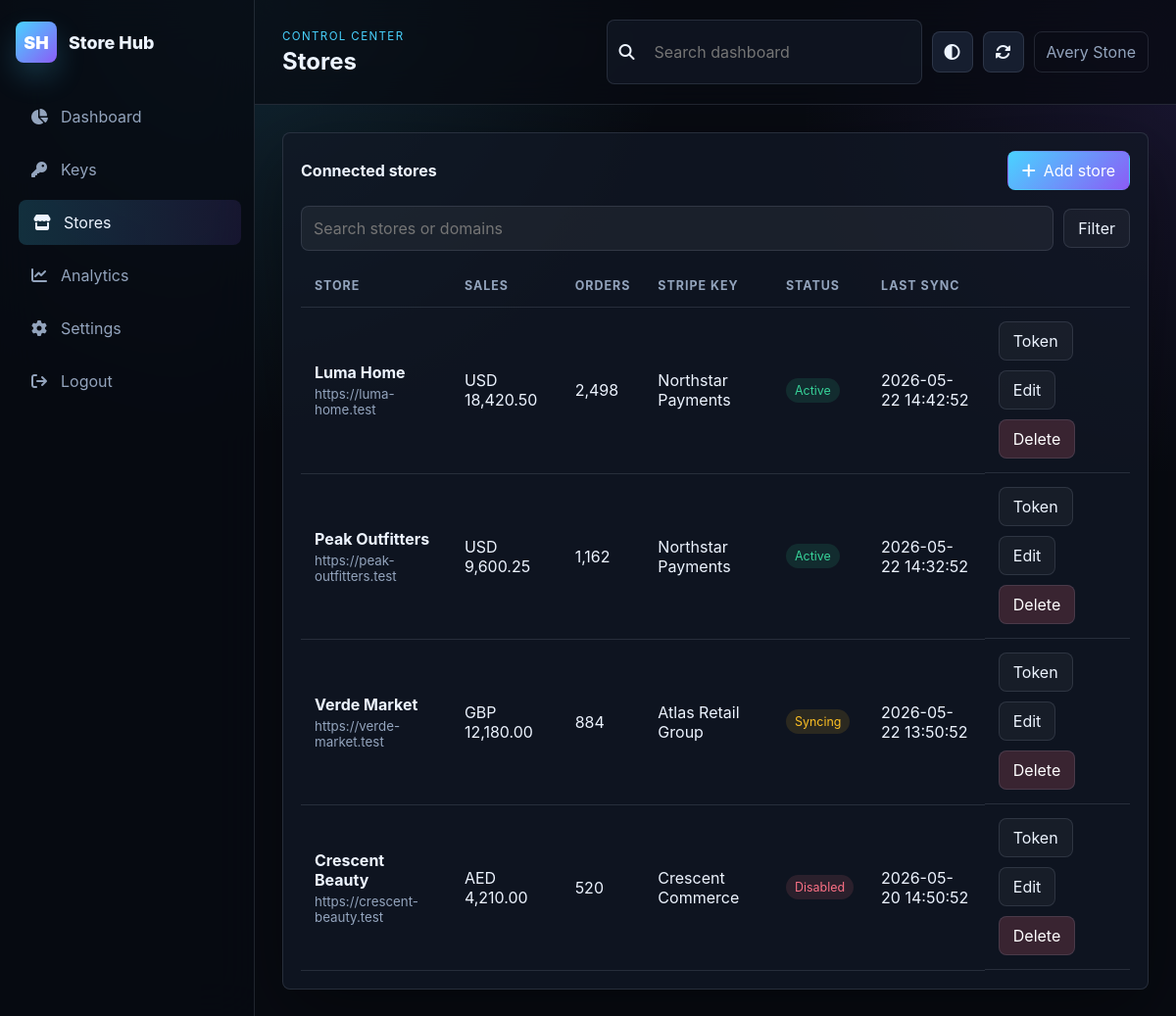
Screenshot of /index.php?page=stores (signed in) with the database file from the repository.
### tables this page shows
CREATE TABLE users (
    id BIGINT UNSIGNED AUTO_INCREMENT PRIMARY KEY,
    name VARCHAR(120) NOT NULL,
    email VARCHAR(190) NOT NULL UNIQUE,
    password_hash VARCHAR(255) NOT NULL,
    role VARCHAR(40) NOT NULL DEFAULT 'admin',
    created_at TIMESTAMP NULL DEFAULT CURRENT_TIMESTAMP
);

CREATE TABLE stores (
    id BIGINT UNSIGNED AUTO_INCREMENT PRIMARY KEY,
    stripe_key_id BIGINT UNSIGNED NULL,
    name VARCHAR(160) NOT NULL,
    domain VARCHAR(190) NOT NULL UNIQUE,
    total_sales DECIMAL(14,2) NOT NULL DEFAULT 0,
    monthly_sales DECIMAL(14,2) NOT NULL DEFAULT 0,
    currency CHAR(3) NOT NULL DEFAULT 'USD',
    order_count INT UNSIGNED NOT NULL DEFAULT 0,
    average_order_value DECIMAL(12,2) NOT NULL DEFAULT 0,
    status ENUM('active','disabled','syncing') NOT NULL DEFAULT 'active',
    last_sync_at DATETIME NULL,
    woocommerce_version VARCHAR(40) NULL,
    wordpress_version VARCHAR(40) NULL,
    created_at TIMESTAMP NULL DEFAULT CURRENT_TIMESTAMP,
    updated_at TIMESTAMP NULL DEFAULT CURRENT_TIMESTAMP,
    CONSTRAINT fk_stores_stripe_key FOREIGN KEY (stripe_key_id) REFERENCES stripe_keys(id) ON DELETE SET NULL,
    INDEX idx_store_status (status)
);

CREATE TABLE stripe_keys (
    id BIGINT UNSIGNED AUTO_INCREMENT PRIMARY KEY,
    company_name VARCHAR(160) NOT NULL,
    email VARCHAR(190) NOT NULL,
    phone VARCHAR(60) NULL,
    country_name VARCHAR(100) NULL,
    country_flag VARCHAR(16) NULL,
    public_key VARCHAR(255) NOT NULL,
    secret_key_encrypted TEXT NOT NULL,
    account_age VARCHAR(80) NULL,
    payout_timing VARCHAR(120) NULL,
    last_payout_date DATE NULL,
    total_processed_volume DECIMAL(14,2) NOT NULL DEFAULT 0,
    status ENUM('active','disabled') NOT NULL DEFAULT 'active',
    created_at TIMESTAMP NULL DEFAULT CURRENT_TIMESTAMP,
    INDEX idx_stripe_status (status),
    INDEX idx_stripe_company (company_name)
);

### app/Core/Support.php (called while the page is built, shortened)
<?php
function db(): PDO
{
    return Database::connection();
}
function e(?string $value): string
{
    return htmlspecialchars((string) $value, ENT_QUOTES, 'UTF-8');
}
function view(string $page, array $data = []): void
{
    require __DIR__ . '/../Views/layouts/app.php';
}
function current_user(): ?array
{
    $stmt = db()->prepare('SELECT id, name, email, role FROM users WHERE id = ? LIMIT 1');
    $stmt->execute([$_SESSION['user_id']]);
    return $stmt->fetch() ?: null;
}

### public/index.php (called while the page is built, shortened)
<?php
require __DIR__ . '/bootstrap.php';
$page = $_GET['page'] ?? 'dashboard';
view($page, [
    'currentPage' => $page,
    'user' => current_user(),
]);

### index.php (called while the page is built)
<?php
require __DIR__ . '/public/index.php';

### app/Core/Database.php (called while the page is built, shortened)
<?php
final class Database
{
    private static ?PDO $pdo = null;
    public static function connection(): PDO
    {
        if (self::$pdo) {
            return self::$pdo;
        }
        $config = app_config('database');
        $dsn = sprintf(
            'mysql:host=%s;port=%s;dbname=%s;charset=%s',
            $config['host'],
            $config['port'],
            $config['name'],
            $config['charset']
        );
        self::$pdo = new PDO($dsn, $config['user'], $config['pass'], [
            PDO::ATTR_ERRMODE => PDO::ERRMODE_EXCEPTION,
            PDO::ATTR_DEFAULT_FETCH_MODE => PDO::FETCH_ASSOC,
            PDO::ATTR_EMULATE_PREPARES => false,
        ]);
        return self::$pdo;
    }
}

### public/bootstrap.php (called while the page is built, shortened)
<?php
require __DIR__ . '/../app/Core/Support.php';
spl_autoload_register(function (string $class): void {
    $prefix = 'App\\';
    if (str_starts_with($class, $prefix)) {
        $path = __DIR__ . '/../app/' . str_replace('\\', '/', substr($class, strlen($prefix))) . '.php';
    }
});

### app/Models/Store.php (called while the page is built, shortened)
<?php
final class Store
{
    public static function all(?string $search = null): array
    {
        $sql = 'SELECT s.*, k.company_name stripe_company FROM stores s LEFT JOIN stripe_keys k ON k.id=s.stripe_key_id';
        $params = [];
        $sql .= ' ORDER BY s.updated_at DESC';
        $stmt = db()->prepare($sql);
        $stmt->execute($params);
        return $stmt->fetchAll();
    }
}

### app/Views/pages/stores.php (the view, shortened to what this page needs)
<?php
$stores = Store::all($_GET['search'] ?? null);
?>
<section class="panel">
    <div class="panel-head">
        <h2>Connected stores</h2>
        <button class="btn primary" data-open-modal="storeModal"><i class="fa-solid fa-plus"></i>Add store</button>
    </div>
    <form class="inline-filters" method="get">
        <input name="search" value="<?= e($_GET['search'] ?? '') ?>" placeholder="Search stores or domains">
        <button class="btn ghost">Filter</button>
    </form>
    <div class="table-wrap">
        <table>
            <thead><tr><th>Store</th><th>Sales</th><th>Orders</th><th>Stripe key</th><th>Status</th><th>Last sync</th><th></th></tr></thead>
            <tbody>
                <?php foreach ($stores as $store): ?>
                    <tr>
                        <td><strong><?= e($store['name']) ?></strong><small><?= e($store['domain']) ?></small></td>
                        <td><?= e($store['currency']) ?> <?= number_format((float) $store['monthly_sales'], 2) ?></td>
                        <td><?= number_format((int) $store['order_count']) ?></td>
                        <td><?= e($store['stripe_company'] ?: 'Unassigned') ?></td>
                        <td><span class="status <?= e($store['status']) ?>"><?= e($store['status']) ?></span></td>
                        <td><?= e($store['last_sync_at']) ?></td>
                        <td class="row-actions"><button class="btn ghost" data-store-token="<?= (int) $store['id'] ?>">Token</button><button class="btn ghost" data-edit='<?= e(json_encode($store)) ?>'>Edit</button><button class="btn danger" data-delete="store" data-id="<?= (int) $store['id'] ?>">Delete</button></td>
                    </tr>
                <?php endforeach; ?>
            </tbody>
        </table>
    </div>
</section>

### app/Views/layouts/app.php (shortened to what this page needs)
<!doctype html>
<html lang="en">
<head>
    <link rel="stylesheet" href="https://cdnjs.cloudflare.com/ajax/libs/font-awesome/6.5.2/css/all.min.css">
    <link rel="stylesheet" href="assets/css/app.css">
</head>
<body>
    <?php require __DIR__ . '/../partials/sidebar.php'; ?>
    <div class="app-shell">
        <?php require __DIR__ . '/../partials/topbar.php'; ?>
        <main class="content animate-rise">
            <?php require $viewFile; ?>
        </main>
    </div>
</body>
</html>

### app/Views/partials/sidebar.php
<?php
$items = [
    'dashboard' => ['Dashboard', 'fa-chart-pie'],
    'keys' => ['Keys', 'fa-key'],
    'stores' => ['Stores', 'fa-store'],
    'analytics' => ['Analytics', 'fa-chart-line'],
    'settings' => ['Settings', 'fa-gear'],
];
$activePage = ($currentPage ?? '') === 'key-details' ? 'keys' : ($currentPage ?? '');
?>
<aside class="sidebar" id="sidebar">
    <a href="index.php" class="logo">
        <span class="brand-mark">SH</span>
        <span class="logo-text">Store Hub</span>
    </a>
    <nav class="nav-menu">
        <?php foreach ($items as $key => [$label, $icon]): ?>
            <a class="nav-link <?= $activePage === $key ? 'active' : '' ?>" href="index.php?page=<?= e($key) ?>">
                <i class="fa-solid <?= e($icon) ?>"></i><span><?= e($label) ?></span>
            </a>
        <?php endforeach; ?>
        <a class="nav-link" href="logout.php"><i class="fa-solid fa-arrow-right-from-bracket"></i><span>Logout</span></a>
    </nav>
</aside>

### app/Views/partials/topbar.php (shortened to what this page needs)
<header class="topbar">
    <div>
        <p class="eyebrow">Control center</p>
        <h1><?= e(ucfirst($currentPage ?? 'Dashboard')) ?></h1>
    </div>
    <div class="top-actions">
        <div class="search-box">
            <i class="fa-solid fa-magnifying-glass"></i>
            <input id="globalSearch" placeholder="Search dashboard">
        </div>
        <button class="icon-btn" id="themeToggle" aria-label="Toggle theme"><i class="fa-solid fa-circle-half-stroke"></i></button>
        <button class="icon-btn" id="refreshDashboard" aria-label="Refresh data"><i class="fa-solid fa-rotate"></i></button>
        <div class="user-chip"><?= e($user['name'] ?? 'Admin') ?></div>
    </div>
</header>

### rows the page displays
users: name "Avery Stone"
stores: name "Luma Home", domain "https://luma-home.test", currency "USD", monthly_sales "18,420.50", order_count "2,498", stripe_key.company_name "Northstar Payments", status "Active", last_sync_at "2026-05-22 14:42:52"
stores: name "Peak Outfitters", domain "https://peak-outfitters.test", currency "USD", monthly_sales "9,600.25", order_count "1,162", stripe_key.company_name "Northstar Payments", status "Active", last_sync_at "2026-05-22 14:32:52"
stores: name "Verde Market", domain "https://verde-market.test", currency "GBP", monthly_sales "12,180.00", order_count "884", stripe_key.company_name "Atlas Retail Group", status "Syncing", last_sync_at "2026-05-22 13:50:52"
stores: name "Crescent Beauty", domain "https://crescent-beauty.test", currency "AED", monthly_sales "4,210.00", order_count "520", stripe_key.company_name "Crescent Commerce", status "Disabled", last_sync_at "2026-05-20 14:50:52"

### other values shown
$label "Dashboard"
$label "Keys"
$label "Stores"
$label "Analytics"
$label "Settings"
$currentPage "Stores"
